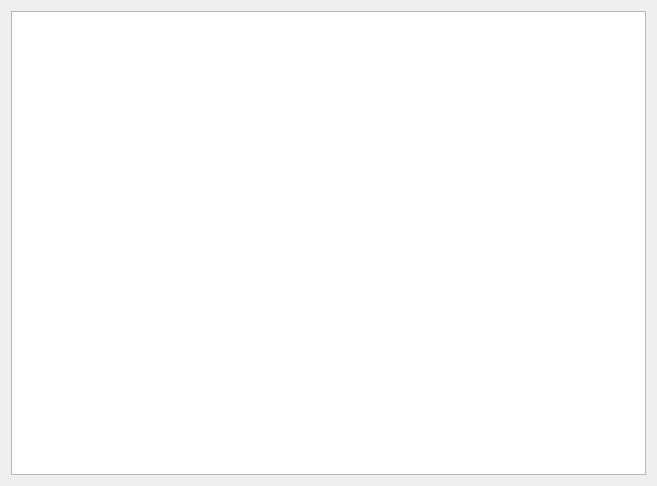
<?xml version="1.0" encoding="UTF-8"?>
<ui version="4.0">
 <class>Form</class>
 <widget class="QWidget" name="Form">
  <property name="geometry">
   <rect>
    <x>0</x>
    <y>0</y>
    <width>657</width>
    <height>486</height>
   </rect>
  </property>
  <property name="windowTitle">
   <string>Form</string>
  </property>
  <layout class="QVBoxLayout" name="verticalLayout">
   <item>
    <widget class="QGraphicsView" name="graphicsView"/>
   </item>
  </layout>
 </widget>
 <resources/>
 <connections/>
</ui>
